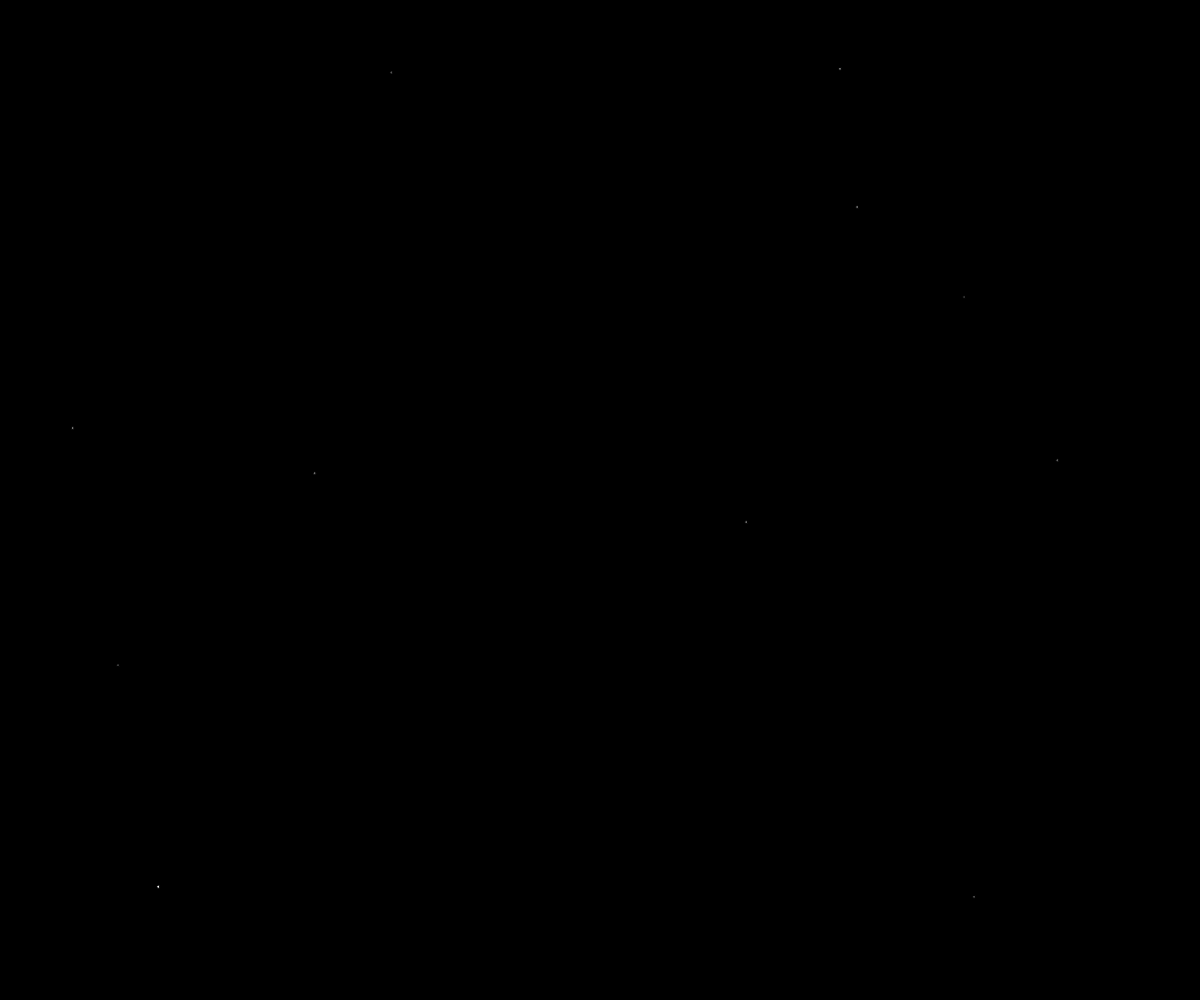
Frame 1 (no input)
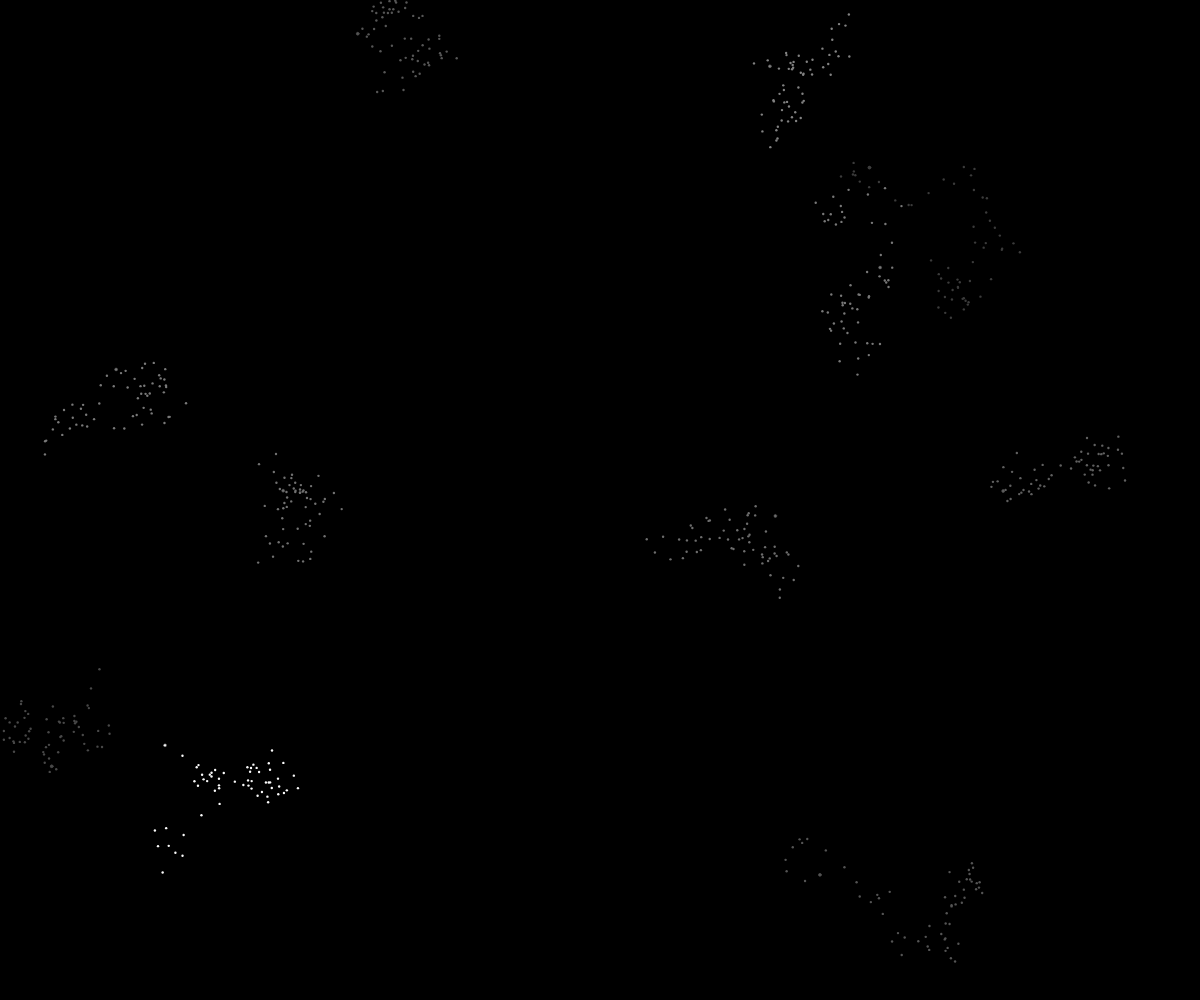
Frame 60 (no input)
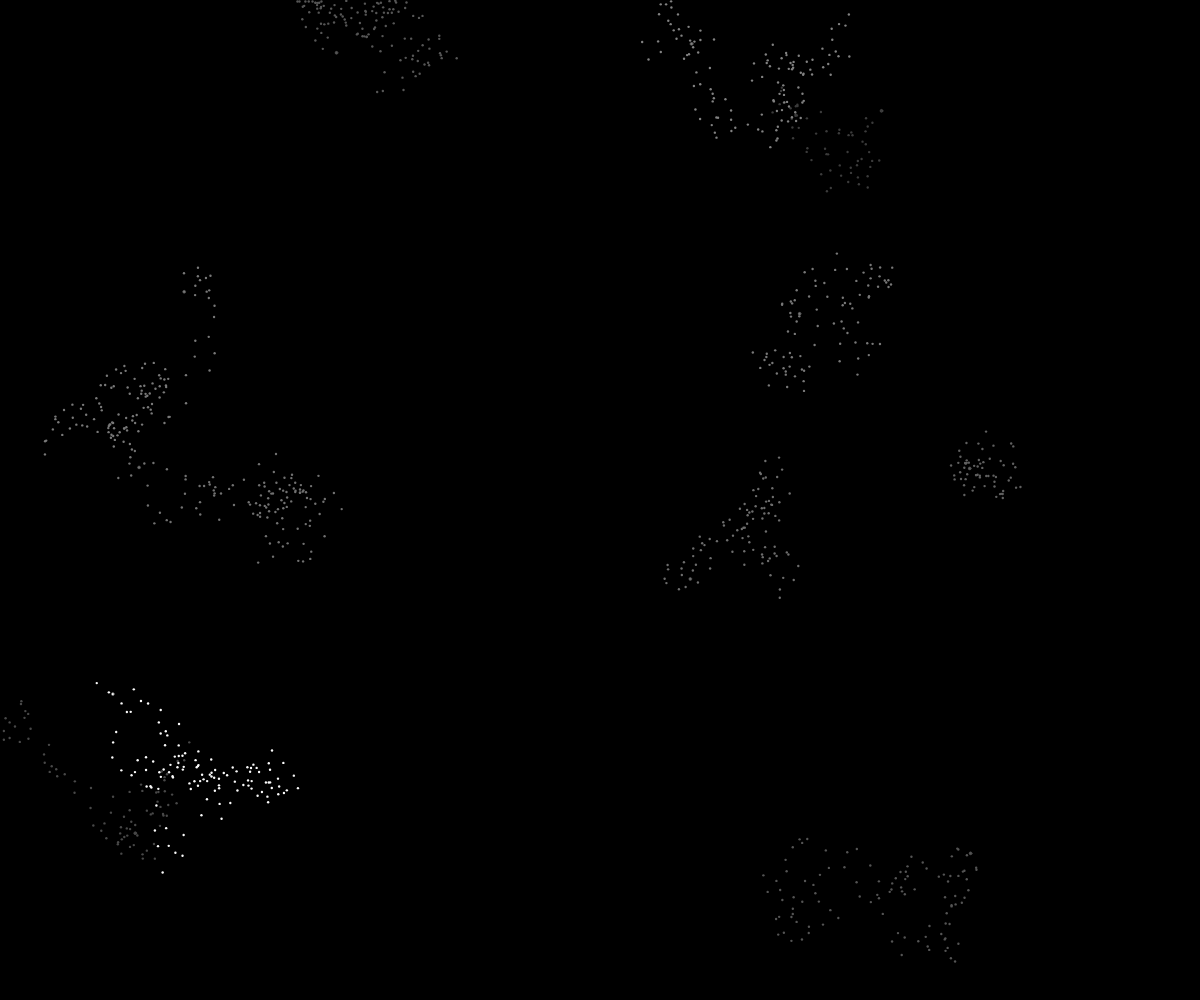
Frame 120 (the mouse pressed at the canvas centre since frame 60)

The p5.js sketch that drew these frames (run headless with seeded random() and noise() and a simulated clock; from frame 60 on, the mouse is pressed at the canvas centre):

// p5.js sketch
// ── sketch.js
 let bubble = [];

function setup() {
  createCanvas(windowWidth, windowHeight);

    for (let i=0; i<10; i++) {
    let x0 = random(width);
    let y0 = random(height);
	let r0 = 3;
	let b0 = random(30,150);
	let mem0 = random(30,200);
	 let vx0 = 20;//i%500+1;
	 let vy0 = 20;//i%500+1;

  	 bubble.push(new Circle(x0,y0,r0,vx0,vy0,b0,mem0));

   }

   for (let i=0; i<1; i++) {
    let x1 = random(width);
	let y1 = random(height);
	let r1 = 3;
    let b1 = 250;
	let mem1 = 1000;

	 let vx1 = 20//i%5+1;
	 let vy1 = 20//i%5+1;

  	 bubble.push(new Circle(x1,y1,r1,vx1,vy1,b1,mem1));

   }

}

function draw() { 
	background(0);

    for (i=0; i<bubble.length; i++) {
		bubble[i].show();
		bubble[i].move();
}
	
}

class Circle {
	constructor(x,y,r,vx,vy,brightness,mem) {
		this.x = x;
		this.y = y;
		this.r = r;
		this.vx = vx;
		this.vy = vy;
		this.brightness = brightness;
		this.history = [];
		this.mem = mem;
		
	}

	show() {
		fill(this.brightness);
		
		
		// stroke();

		for (let i = 0; i < this.history.length; i++) {
			
			noStroke();
			
			if (i == this.history.length-1){ 
				stroke(70);
				strokeWeight(0.5);

			}
			ellipse(
				this.history[i].x,
				this.history[i].y,
				this.r-this.r/5,
				);	
			}

			ellipse(
				this.x,
				this.y,
				this.r);
		}

	move() {
		
		let vx = random(-this.vx,this.vx);
		let vy = random(-(this.vy),(this.vy));

		if ((this.x + vx < width) && (this.x + vx > 0)) { 
			this.x += vx;
		}

		if ((this.y + vy < height) && (this.y + vy > 0)) { 
			this.y += vy;
		}

		let vec = createVector(this.x,this.y);
		this.history.push(vec);

		if (this.history.length > this.mem) {
			this.history.splice(0,1);

		}
	}
}
